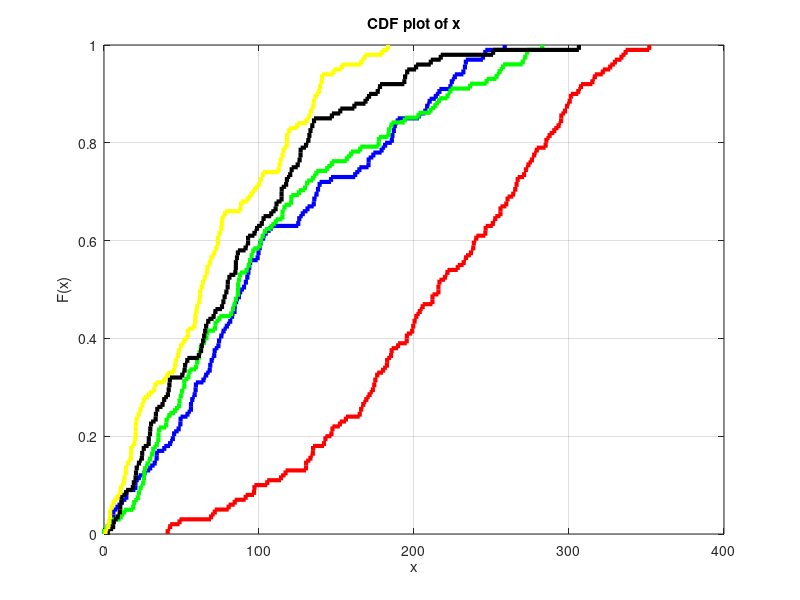

Write the MATLAB code that produced this figure. (Note: this script raises an error after producing the figure.)
%%%%%%%%%%%%%%%%%%%%%%%%%%%%%%%%%%%%%%%%%%%%%%%%%%%%%%%%%%%%%%%%%%%%%%%%%
% cdf for the linear and nonlinear algorithm - 3D
%%%%%%%%%%%%%%%%%%%%%%%%%%%%%%%%%%%%%%%%%%%%%%%%%%%%%%%%%%%%%%%%%%%%%%%%%

clear all; close all; clc;

load('LS_300.mat')
de_lin = de;

load('LS_300_all.mat')
de_all = de;

load('LS_300_3points.mat')
de_fml = de;

load('LS_300_3points2.mat')
de_bd = de;

load('LS_300_3points3.mat')
de_fur = de;

a = cdfplot(de_lin); 
set(a, 'LineStyle', '-', 'Color', 'r','LineWidth',3);
hold on; grid on;
b = cdfplot(de_all)
set(b, 'LineStyle', '-', 'Color', 'b','LineWidth',3);
c = cdfplot(de_fml)
set(c, 'LineStyle', '-', 'Color', 'g','LineWidth',3);
d = cdfplot(de_bd)
set(d, 'LineStyle', '-', 'Color', 'k','LineWidth',3);
e = cdfplot(de_fur)
set(e, 'LineStyle', '-', 'Color', 'y','LineWidth',3);

title('Performance Compare', FontSize=20)
xlabel('Error Distance(m)', FontSize=20)
ylabel('CDF', FontSize=20)

legend("Consecutive", "Accumulative", "First-Mid-Last", "Border", "Furthest", FontSize=20);
